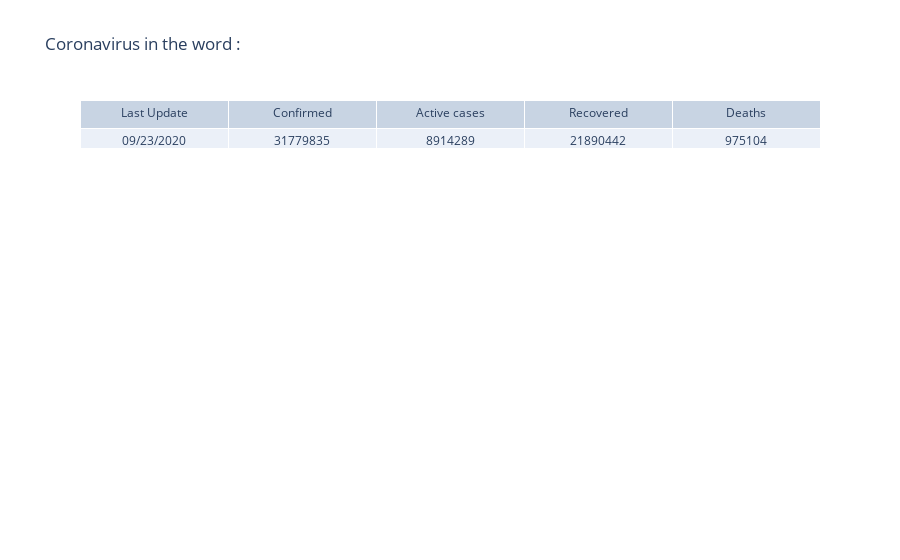

Notebook code for this chart:
### Markdown cell above
# Look at the world...

### Code cell
Data_world = LatestData.groupby(["ObservationDate"])[["Confirmed", "Active", "Recovered", "Deaths"]].sum().reset_index()

labels = ["Last Update","Confirmed","Active cases","Recovered","Deaths"]
fig = go.Figure(data=[go.Table(header=dict(values=labels),cells=dict(values=Data_world.loc[0,["ObservationDate","Confirmed","Active","Recovered","Deaths"]]))])
fig.update_layout(title='Coronavirus in the word : ')
fig.show()

### Figure 1 — Plotly figure (JSON) as saved in the notebook; plotly's stock layout.template omitted (floating-point values rounded to 4 significant figures)
{"data": [{"cells": {"values": ["09/23/2020", 31779835, 8914289, 21890442, 975104]}, "header": {"values": ["Last Update", "Confirmed", "Active cases", "Recovered", "Deaths"]}, "type": "table"}], "layout": {"title": {"text": "Coronavirus in the word : "}}}
